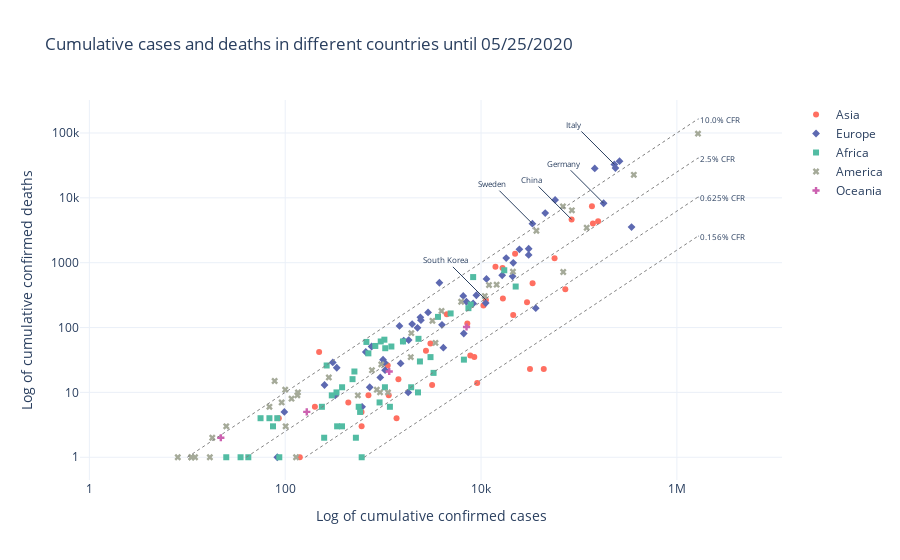

The notebook cell this image was saved under:
### Markdown cell above
Graph based on https://ourworldindata.org/covid-mortality-risk

### Code cell
def ECDCfigure():
    df_ECDC_pv, df_ECDC_pv_group_2C = ECDCdata()
    fig = px.scatter(
        df_ECDC_pv[df_ECDC_pv["continentExp"] != "Other"].reset_index(),
        x="cases_cum",
        y="deaths_cum",
        color="continentExp",
        log_x=True,
        log_y=True,
        hover_data=["countriesAndTerritories"],
        title="Cumulative cases and deaths in different countries until {}".format(
            today_date
        ),
        symbol="continentExp",
        color_discrete_sequence=colors,
    )
    v = [0.1, 0.025, 0.00625, 0.0015625]
    diags = []
    for i in v:
        diags.append(1 / i)
    for diag in diags:
        fig.add_trace(
            go.Scatter(
                x=[1 * diag, df_ECDC_pv["cases_cum"].max()],
                y=[1, df_ECDC_pv["cases_cum"].max() / diag],
                mode="lines+text",
                name="CFR of {}%".format(round((1 / diag * 100), 3)),
                line_shape="spline",
                line=dict(width=1, dash="dot", color="grey"),
                #             text=["", "{}% CFR".format(round((1 / diag * 100), 3))],
                textposition="middle right",
                showlegend=False,
            )
        )
        fig.add_annotation(
            text="{}% CFR".format(round((1 / diag * 100), 3)),
            x=np.log10(df_ECDC_pv["cases_cum"].max()),
            y=np.log10(df_ECDC_pv["cases_cum"].max() / diag),
            xref="x",
            yref="y",
            ax=42,
            ay=0,
            width=80,
            align="left",
            font=dict(size=8,),
        )
    fig.update_layout(legend_title_text="")
    fig.update_traces(textfont_size=7,)
    fig.update_xaxes(
        nticks=6, title_text="Log of cumulative confirmed cases",
    )
    fig.update_yaxes(
        nticks=6, title_text="Log of cumulative confirmed deaths",
    )
    for line in range(len(df_ECDC_pv_group_2)):
        fig.add_annotation(
            text=df_ECDC_pv_group_2[line][0].replace("_", " "),
            x=np.log10(df_ECDC_pv_group_2[line][1]),
            y=np.log10(df_ECDC_pv_group_2[line][2]),
            xref="x",
            yref="y",
            ax=-40,
            ay=-40,
            font=dict(size=8,),
        )
    return fig


fig = ECDCfigure()
fig.show()
fig.write_image("ECDCdata.svg", width=700, height=400)

### Figure 1 — Plotly figure (JSON) as saved in the notebook; plotly's stock layout.template omitted (floating-point values rounded to 4 significant figures)
{"data": [{"customdata": [["Afghanistan"], ["Bahrain"], ["Bangladesh"], ["Bhutan"], ["Brunei_Darussalam"], ["Cambodia"], ["China"], ["India"], ["Indonesia"], ["Iran"], ["Iraq"], ["Israel"], ["Japan"], ["Jordan"], ["Kazakhstan"], ["Kuwait"], ["Kyrgyzstan"], ["Laos"], ["Lebanon"], ["Malaysia"], ["Maldives"], ["Mongolia"], ["Myanmar"], ["Nepal"], ["Oman"], ["Pakistan"], ["Palestine"], ["Philippines"], ["Qatar"], ["Saudi_Arabia"], ["Singapore"], ["South_Korea"], ["Sri_Lanka"], ["Syria"], ["Taiwan"], ["Tajikistan"], ["Thailand"], ["Timor_Leste"], ["Turkey"], ["United_Arab_Emirates"], ["Uzbekistan"], ["Vietnam"], ["Yemen"]], "hovertemplate": "continentExp=Asia<br>cases_cum=%{x}<br>deaths_cum=%{y}<br>countriesAndTerritories=%{customdata[0]}<extra></extra>", "legendgroup": "Asia", "marker": {"color": "rgb(255, 111, 97)", "symbol": "circle"}, "mode": "markers", "name": "Asia", "showlegend": true, "textfont": {"size": 7}, "type": "scatter", "x": [10582, 9138, 33610, 27, 141, 124, 84095, 138845, 22271, 135701, 4469, 16720, 16581, 708, 8531, 21302, 1433, 19, 1114, 7245, 1371, 141, 201, 603, 7770, 56349, 602, 14035, 43714, 72560, 31616, 11206, 1141, 86, 441, 2738, 3042, 24, 156827, 29485, 3164, 325, 222], "xaxis": "x", "y": [218, 14, 480, 0, 1, 0, 4638, 4021, 1372, 7417, 160, 280, 830, 9, 35, 156, 16, 0, 26, 115, 4, 0, 6, 3, 37, 1167, 5, 868, 23, 390, 23, 267, 9, 4, 7, 44, 57, 0, 4340, 245, 13, 0, 42], "yaxis": "y"}, {"customdata": [["Albania"], ["Andorra"], ["Armenia"], ["Austria"], ["Azerbaijan"], ["Belarus"], ["Belgium"], ["Bosnia_and_Herzegovina"], ["Bulgaria"], ["Croatia"], ["Cyprus"], ["Czechia"], ["Denmark"], ["Estonia"], ["Faroe_Islands"], ["Finland"], ["France"], ["Georgia"], ["Germany"], ["Gibraltar"], ["Greece"], ["Guernsey"], ["Holy_See"], ["Hungary"], ["Iceland"], ["Ireland"], ["Isle_of_Man"], ["Italy"], ["Jersey"], ["Kosovo"], ["Latvia"], ["Liechtenstein"], ["Lithuania"], ["Luxembourg"], ["Malta"], ["Moldova"], ["Monaco"], ["Montenegro"], ["Netherlands"], ["North_Macedonia"], ["Norway"], ["Poland"], ["Portugal"], ["Romania"], ["Russia"], ["San_Marino"], ["Serbia"], ["Slovakia"], ["Slovenia"], ["Spain"], ["Sweden"], ["Switzerland"], ["Ukraine"], ["United_Kingdom"]], "hovertemplate": "continentExp=Europe<br>cases_cum=%{x}<br>deaths_cum=%{y}<br>countriesAndTerritories=%{customdata[0]}<extra></extra>", "legendgroup": "Europe", "marker": {"color": "rgb(93, 105, 177)", "symbol": "diamond"}, "mode": "markers", "name": "Europe", "showlegend": true, "textfont": {"size": 7}, "type": "scatter", "x": [998, 763, 6661, 16439, 4122, 36198, 57092, 2401, 2433, 2244, 935, 8957, 11360, 1823, 187, 6579, 144921, 730, 178570, 151, 2878, 252, 12, 3756, 1804, 24639, 336, 229858, 306, 1032, 1047, 83, 1623, 3992, 610, 7093, 98, 324, 45236, 1978, 8309, 21326, 30623, 18070, 344481, 665, 11159, 1509, 1469, 235772, 33459, 30653, 20986, 259559], "xaxis": "x", "y": [32, 51, 81, 640, 49, 199, 9280, 144, 130, 99, 17, 315, 562, 64, 0, 307, 28367, 12, 8257, 0, 171, 13, 0, 491, 10, 1608, 24, 32785, 29, 29, 22, 1, 63, 110, 6, 250, 5, 9, 5822, 113, 235, 996, 1316, 1179, 3541, 42, 238, 28, 106, 28752, 3998, 1641, 617, 36793], "yaxis": "y"}, {"customdata": [["Algeria"], ["Angola"], ["Benin"], ["Botswana"], ["Burkina_Faso"], ["Burundi"], ["Cameroon"], ["Cape_Verde"], ["Central_African_Republic"], ["Chad"], ["Comoros"], ["Congo"], ["Cote_dIvoire"], ["Democratic_Republic_of_the_Congo"], ["Djibouti"], ["Egypt"], ["Equatorial_Guinea"], ["Eritrea"], ["Eswatini"], ["Ethiopia"], ["Gabon"], ["Gambia"], ["Ghana"], ["Guinea"], ["Guinea_Bissau"], ["Kenya"], ["Lesotho"], ["Liberia"], ["Libya"], ["Madagascar"], ["Malawi"], ["Mali"], ["Mauritania"], ["Mauritius"], ["Morocco"], ["Mozambique"], ["Namibia"], ["Niger"], ["Nigeria"], ["Rwanda"], ["Sao_Tome_and_Principe"], ["Senegal"], ["Seychelles"], ["Sierra_Leone"], ["Somalia"], ["South_Africa"], ["South_Sudan"], ["Sudan"], ["Togo"], ["Tunisia"], ["Uganda"], ["United_Republic_of_Tanzania"], ["Western_Sahara"], ["Zambia"], ["Zimbabwe"]], "hovertemplate": "continentExp=Africa<br>cases_cum=%{x}<br>deaths_cum=%{y}<br>countriesAndTerritories=%{customdata[0]}<extra></extra>", "legendgroup": "Africa", "marker": {"color": "rgb(82, 188, 163)", "symbol": "square"}, "mode": "markers", "name": "Africa", "showlegend": true, "textfont": {"size": 7}, "type": "scatter", "x": [8306, 69, 339, 35, 832, 42, 4890, 380, 604, 675, 87, 487, 2376, 2297, 2270, 17265, 1043, 39, 250, 582, 1934, 25, 6683, 3275, 1173, 1214, 2, 265, 75, 527, 83, 1030, 237, 334, 7433, 194, 21, 945, 7839, 327, 299, 3047, 11, 707, 1594, 22583, 563, 3634, 381, 1051, 312, 509, 6, 920, 56], "xaxis": "x", "y": [600, 4, 3, 1, 52, 1, 165, 3, 1, 60, 1, 16, 30, 67, 10, 764, 12, 0, 2, 5, 12, 1, 32, 20, 6, 51, 0, 26, 3, 2, 4, 65, 6, 10, 199, 0, 0, 61, 226, 0, 9, 35, 0, 40, 61, 429, 6, 146, 12, 48, 0, 21, 0, 7, 4], "yaxis": "y"}, {"customdata": [["Anguilla"], ["Antigua_and_Barbuda"], ["Argentina"], ["Aruba"], ["Bahamas"], ["Barbados"], ["Belize"], ["Bermuda"], ["Bolivia"], ["Bonaire, Saint Eustatius and Saba"], ["Brazil"], ["British_Virgin_Islands"], ["Canada"], ["Cayman_Islands"], ["Chile"], ["Colombia"], ["Costa_Rica"], ["Cuba"], ["Curaçao"], ["Dominica"], ["Dominican_Republic"], ["Ecuador"], ["El_Salvador"], ["Falkland_Islands_(Malvinas)"], ["Greenland"], ["Grenada"], ["Guatemala"], ["Guyana"], ["Haiti"], ["Honduras"], ["Jamaica"], ["Mexico"], ["Montserrat"], ["Nicaragua"], ["Panama"], ["Paraguay"], ["Peru"], ["Puerto_Rico"], ["Saint_Kitts_and_Nevis"], ["Saint_Lucia"], ["Saint_Vincent_and_the_Grenadines"], ["Sint_Maarten"], ["Suriname"], ["Trinidad_and_Tobago"], ["Turks_and_Caicos_islands"], ["United_States_Virgin_Islands"], ["United_States_of_America"], ["Uruguay"], ["Venezuela"]], "hovertemplate": "continentExp=America<br>cases_cum=%{x}<br>deaths_cum=%{y}<br>countriesAndTerritories=%{customdata[0]}<extra></extra>", "legendgroup": "America", "marker": {"color": "rgb(165, 170, 153)", "symbol": "x"}, "mode": "markers", "name": "America", "showlegend": true, "textfont": {"size": 7}, "type": "scatter", "x": [3, 25, 12063, 101, 100, 92, 18, 133, 6263, 7, 363211, 8, 84688, 129, 69102, 21175, 930, 1941, 17, 16, 14422, 36756, 1915, 13, 11, 22, 3424, 135, 958, 3950, 552, 68620, 11, 279, 10926, 862, 119959, 3189, 15, 18, 18, 78, 11, 116, 12, 69, 1643238, 769, 1121], "xaxis": "x", "y": [0, 3, 452, 3, 11, 7, 2, 9, 250, 0, 22666, 1, 6424, 1, 718, 727, 10, 82, 1, 0, 458, 3108, 35, 0, 0, 0, 58, 10, 27, 180, 9, 7394, 1, 17, 306, 11, 3456, 127, 0, 0, 0, 15, 1, 8, 1, 6, 97720, 22, 10], "yaxis": "y"}, {"customdata": [["Australia"], ["Fiji"], ["French_Polynesia"], ["Guam"], ["New_Caledonia"], ["New_Zealand"], ["Northern_Mariana_Islands"], ["Papua_New_Guinea"]], "hovertemplate": "continentExp=Oceania<br>cases_cum=%{x}<br>deaths_cum=%{y}<br>countriesAndTerritories=%{customdata[0]}<extra></extra>", "legendgroup": "Oceania", "marker": {"color": "rgb(204, 97, 176)", "symbol": "cross"}, "mode": "markers", "name": "Oceania", "showlegend": true, "textfont": {"size": 7}, "type": "scatter", "x": [7109, 18, 89, 166, 18, 1154, 22, 8], "xaxis": "x", "y": [102, 0, 0, 5, 0, 21, 2, 0], "yaxis": "y"}, {"line": {"color": "grey", "dash": "dot", "shape": "spline", "width": 1}, "mode": "lines+text", "name": "CFR of 10.0%", "showlegend": false, "textfont": {"size": 7}, "textposition": "middle right", "type": "scatter", "x": [10, 1643238], "y": [1, 164300.0]}, {"line": {"color": "grey", "dash": "dot", "shape": "spline", "width": 1}, "mode": "lines+text", "name": "CFR of 2.5%", "showlegend": false, "textfont": {"size": 7}, "textposition": "middle right", "type": "scatter", "x": [40, 1643238], "y": [1, 41080.0]}, {"line": {"color": "grey", "dash": "dot", "shape": "spline", "width": 1}, "mode": "lines+text", "name": "CFR of 0.625%", "showlegend": false, "textfont": {"size": 7}, "textposition": "middle right", "type": "scatter", "x": [160, 1643238], "y": [1, 10270.0]}, {"line": {"color": "grey", "dash": "dot", "shape": "spline", "width": 1}, "mode": "lines+text", "name": "CFR of 0.156%", "showlegend": false, "textfont": {"size": 7}, "textposition": "middle right", "type": "scatter", "x": [640, 1643238], "y": [1, 2568.0]}], "layout": {"annotations": [{"align": "left", "ax": 42, "ay": 0, "font": {"size": 8}, "text": "10.0% CFR", "width": 80, "x": 6.216, "xref": "x", "y": 5.216, "yref": "y"}, {"align": "left", "ax": 42, "ay": 0, "font": {"size": 8}, "text": "2.5% CFR", "width": 80, "x": 6.216, "xref": "x", "y": 4.614, "yref": "y"}, {"align": "left", "ax": 42, "ay": 0, "font": {"size": 8}, "text": "0.625% CFR", "width": 80, "x": 6.216, "xref": "x", "y": 4.012, "yref": "y"}, {"align": "left", "ax": 42, "ay": 0, "font": {"size": 8}, "text": "0.156% CFR", "width": 80, "x": 6.216, "xref": "x", "y": 3.41, "yref": "y"}, {"ax": -40, "ay": -40, "font": {"size": 8}, "text": "China", "x": 4.925, "xref": "x", "y": 3.666, "yref": "y"}, {"ax": -40, "ay": -40, "font": {"size": 8}, "text": "Germany", "x": 5.252, "xref": "x", "y": 3.917, "yref": "y"}, {"ax": -40, "ay": -40, "font": {"size": 8}, "text": "Italy", "x": 5.361, "xref": "x", "y": 4.516, "yref": "y"}, {"ax": -40, "ay": -40, "font": {"size": 8}, "text": "South Korea", "x": 4.049, "xref": "x", "y": 2.427, "yref": "y"}, {"ax": -40, "ay": -40, "font": {"size": 8}, "text": "Sweden", "x": 4.525, "xref": "x", "y": 3.602, "yref": "y"}], "legend": {"title": {"text": ""}, "tracegroupgap": 0}, "title": {"text": "Cumulative cases and deaths in different countries until 05/25/2020"}, "xaxis": {"anchor": "y", "domain": [0, 1], "nticks": 6, "title": {"text": "Log of cumulative confirmed cases"}, "type": "log"}, "yaxis": {"anchor": "x", "domain": [0, 1], "nticks": 6, "title": {"text": "Log of cumulative confirmed deaths"}, "type": "log"}}}
